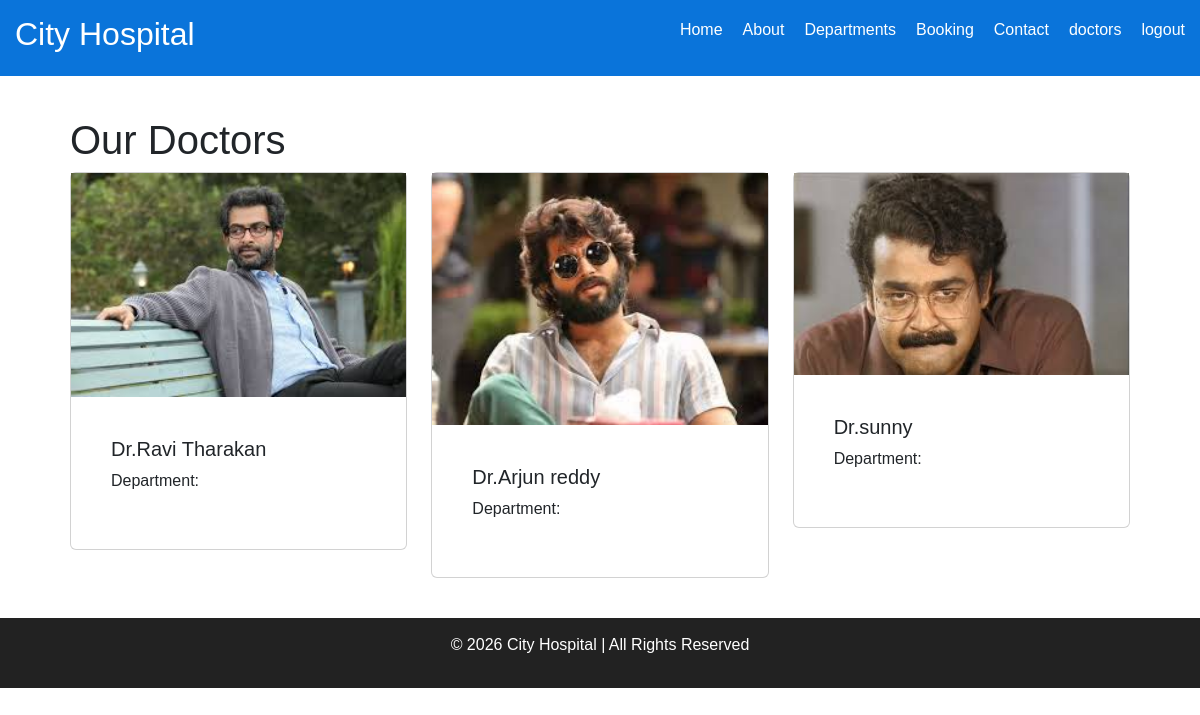
Screenshot of /doctors/ (signed in) with the database file from the repository.
### hospitalapp/models.py (models this page shows, shortened)
class Doctor(models.Model):
    doc_name = models.CharField(max_length=255)
    doc_spec = models.CharField(max_length=255)
    department = models.ForeignKey(dept, on_delete=models.CASCADE)
    doc_image = models.ImageField(upload_to='doctors', null=True, blank=True)

### hospitalapp/views.py (the view)
# urls.py: path('doctors/', views.doctors, name='doctors'),
@login_required
def doctors(request):
    dict_docs = {
        'doctors': Doctor.objects.all()
    }
    return render(request, 'doctors.html', dict_docs)

### hospitalapp/templates/doctors.html (shortened to what this page needs)
{% extends 'base.html' %}
{% block content %}
<h1>Our Doctors</h1>
<div class="row">
    {% for d in doctors %}
    <div class="col-md-4">
        <div class="card">
            <img src="{{ d.doc_image.url }}" alt="{{ d.doc_name }}" style="width:100%">
            <div class="container">
                <h5>{{ d.doc_name }}</h5>
                <p>Department: {{ d.dep_name.dept_name }}</p>
            </div>
        </div>
    </div>
    {% endfor %}
</div>
{% endblock %}

### hospitalapp/templates/base.html (shortened to what this page needs)
{% load static %}
<!DOCTYPE html>
<html lang="en">
<head>
    <link href="https://cdn.jsdelivr.net/npm/bootstrap@5.3.0/dist/css/bootstrap.min.css" rel="stylesheet">
    <link rel="stylesheet" href="{% static 'css/style.css' %}">
</head>
<body>
<nav class="navbar">
    <h2>City Hospital</h2>
    <ul>
        <li><a href="/">Home</a></li>
        <li><a href="/about">About</a></li>
        <li><a href="/department">Departments</a></li>
        <li><a href="/booking">Booking</a></li>
        <li><a href="/contact">Contact</a></li>
        <li><a href="/doctors">doctors</a></li>
        <li><a href="/login">logout</a></li>
    </ul>
</nav>
<div class="container">
    {% block content %}{% endblock %}
</div>
<footer>
    <p>© 2026 City Hospital | All Rights Reserved</p>
</footer>
</body>
</html>

### hospitalapp/static/css/style.css (style rules this page uses)
body { margin: 0; font-family: Arial; }
.navbar { background: #0a74da; color: white; padding: 15px; display: flex; justify-content: space-between; }
.navbar ul { list-style: none; display: flex; gap: 20px; }
.navbar a { color: white; text-decoration: none; }
.container { padding: 40px; }
footer { background: #222; color: white; text-align: center; padding: 15px; }

### rows the page displays
Doctor: doc_image (picture), doc_name "Dr.Ravi Tharakan"
Doctor: doc_image (picture), doc_name "Dr.Arjun reddy"
Doctor: doc_image (picture), doc_name "Dr.sunny"
